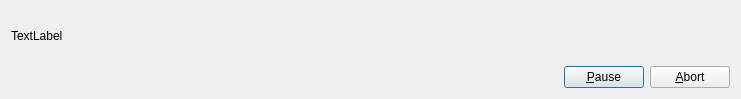
<ui version="4.0" >
 <class>ThreadRunnerDlg</class>
 <widget class="QDialog" name="ThreadRunnerDlg" >
  <property name="geometry" >
   <rect>
    <x>0</x>
    <y>0</y>
    <width>741</width>
    <height>99</height>
   </rect>
  </property>
  <property name="windowTitle" >
   <string>Thread Runner</string>
  </property>
  <layout class="QVBoxLayout" >
   <item>
    <widget class="QLabel" name="m_pCurrentL" >
     <property name="text" >
      <string>TextLabel</string>
     </property>
    </widget>
   </item>
   <item>
    <layout class="QHBoxLayout" >
     <item>
      <spacer>
       <property name="orientation" >
        <enum>Qt::Horizontal</enum>
       </property>
       <property name="sizeHint" >
        <size>
         <width>40</width>
         <height>20</height>
        </size>
       </property>
      </spacer>
     </item>
     <item>
      <widget class="QPushButton" name="m_pPauseResumeB" >
       <property name="text" >
        <string>&amp;Pause</string>
       </property>
      </widget>
     </item>
     <item>
      <widget class="QPushButton" name="m_pAbortB" >
       <property name="text" >
        <string>&amp;Abort</string>
       </property>
      </widget>
     </item>
    </layout>
   </item>
  </layout>
 </widget>
 <resources/>
 <connections/>
</ui>
